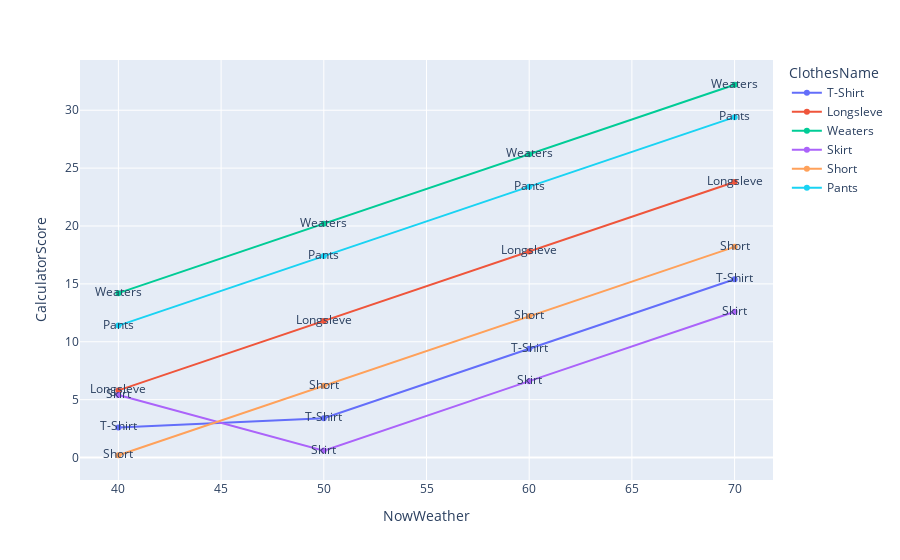

The notebook cell saved with this chart:
### Code cell
list_sigle_show_humd = []
for now_humd in range(40, 80, 10):
    for iloc_count in range(len(df_sigle)):
        calculator = weather_result_humd(   user_weatherLike, 35, now_humd, # 10 , 23 , 30
                                            df_sigle.iloc[iloc_count].ClothesName, df_sigle.iloc[iloc_count].WeatherScore
                                        )
        
        list_sigle_show_humd.append([now_humd, 
                                    df_sigle.iloc[iloc_count].ClothesName, 
                                    df_sigle.iloc[iloc_count].WeatherScore, 
                                    calculator])
        
df_sigle_show_humd = pd.DataFrame(list_sigle_show_humd, columns=["NowWeather", "ClothesName", "WeatherScore","CalculatorScore"])




fig = px.line(df_sigle_show_humd,     
    x = 'NowWeather',
    y = 'CalculatorScore',
    color = 'ClothesName',
    text= "ClothesName")
fig.show()

# fig = px
# 32 度

### Figure 1 — Plotly figure (JSON) as saved in the notebook; plotly's stock layout.template omitted (floating-point values rounded to 4 significant figures)
{"data": [{"hovertemplate": "ClothesName=%{text}<br>NowWeather=%{x}<br>CalculatorScore=%{y}<extra></extra>", "legendgroup": "T-Shirt", "line": {"color": "#636efa", "dash": "solid"}, "marker": {"symbol": "circle"}, "mode": "text+markers+lines", "name": "T-Shirt", "orientation": "v", "showlegend": true, "text": ["T-Shirt", "T-Shirt", "T-Shirt", "T-Shirt"], "type": "scatter", "x": [40, 50, 60, 70], "xaxis": "x", "y": [2.6, 3.4, 9.4, 15.4], "yaxis": "y"}, {"hovertemplate": "ClothesName=%{text}<br>NowWeather=%{x}<br>CalculatorScore=%{y}<extra></extra>", "legendgroup": "Longsleve", "line": {"color": "#EF553B", "dash": "solid"}, "marker": {"symbol": "circle"}, "mode": "text+markers+lines", "name": "Longsleve", "orientation": "v", "showlegend": true, "text": ["Longsleve", "Longsleve", "Longsleve", "Longsleve"], "type": "scatter", "x": [40, 50, 60, 70], "xaxis": "x", "y": [5.8, 11.8, 17.8, 23.8], "yaxis": "y"}, {"hovertemplate": "ClothesName=%{text}<br>NowWeather=%{x}<br>CalculatorScore=%{y}<extra></extra>", "legendgroup": "Weaters", "line": {"color": "#00cc96", "dash": "solid"}, "marker": {"symbol": "circle"}, "mode": "text+markers+lines", "name": "Weaters", "orientation": "v", "showlegend": true, "text": ["Weaters", "Weaters", "Weaters", "Weaters"], "type": "scatter", "x": [40, 50, 60, 70], "xaxis": "x", "y": [14.2, 20.2, 26.2, 32.2], "yaxis": "y"}, {"hovertemplate": "ClothesName=%{text}<br>NowWeather=%{x}<br>CalculatorScore=%{y}<extra></extra>", "legendgroup": "Skirt", "line": {"color": "#ab63fa", "dash": "solid"}, "marker": {"symbol": "circle"}, "mode": "text+markers+lines", "name": "Skirt", "orientation": "v", "showlegend": true, "text": ["Skirt", "Skirt", "Skirt", "Skirt"], "type": "scatter", "x": [40, 50, 60, 70], "xaxis": "x", "y": [5.4, 0.6, 6.6, 12.6], "yaxis": "y"}, {"hovertemplate": "ClothesName=%{text}<br>NowWeather=%{x}<br>CalculatorScore=%{y}<extra></extra>", "legendgroup": "Short", "line": {"color": "#FFA15A", "dash": "solid"}, "marker": {"symbol": "circle"}, "mode": "text+markers+lines", "name": "Short", "orientation": "v", "showlegend": true, "text": ["Short", "Short", "Short", "Short"], "type": "scatter", "x": [40, 50, 60, 70], "xaxis": "x", "y": [0.2, 6.2, 12.2, 18.2], "yaxis": "y"}, {"hovertemplate": "ClothesName=%{text}<br>NowWeather=%{x}<br>CalculatorScore=%{y}<extra></extra>", "legendgroup": "Pants", "line": {"color": "#19d3f3", "dash": "solid"}, "marker": {"symbol": "circle"}, "mode": "text+markers+lines", "name": "Pants", "orientation": "v", "showlegend": true, "text": ["Pants", "Pants", "Pants", "Pants"], "type": "scatter", "x": [40, 50, 60, 70], "xaxis": "x", "y": [11.4, 17.4, 23.4, 29.4], "yaxis": "y"}], "layout": {"legend": {"title": {"text": "ClothesName"}, "tracegroupgap": 0}, "margin": {"t": 60}, "xaxis": {"anchor": "y", "domain": [0, 1], "title": {"text": "NowWeather"}}, "yaxis": {"anchor": "x", "domain": [0, 1], "title": {"text": "CalculatorScore"}}}}
